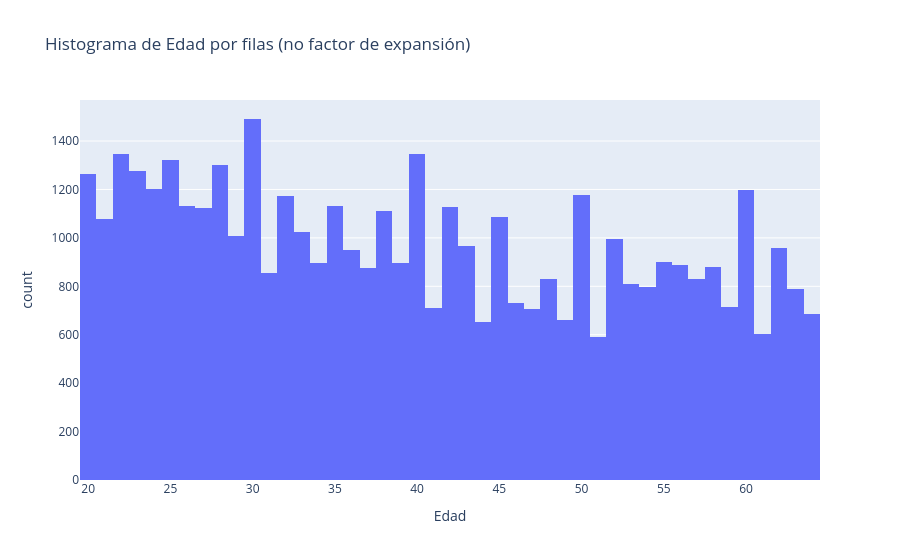

Here is the notebook cell this chart was saved with:
### Code cell
fig = px.histogram(modulo_personas_df, x='edad', nbins=50,
                   title='Histograma de Edad por filas (no factor de expansión)',
                   labels={'edad': 'Edad'})
# Mostrar el gráfico
fig.show()

### Figure 1 — Plotly figure (JSON) as saved in the notebook; plotly's stock layout.template omitted (floating-point values rounded to 4 significant figures; data arrays with more than 128 entries replaced by an {"elided": "..."} marker saying what was removed)
{"data": [{"bingroup": "x", "hovertemplate": "Edad=%{x}<br>count=%{y}<extra></extra>", "legendgroup": "", "marker": {"color": "#636efa", "pattern": {"shape": ""}}, "name": "", "nbinsx": 50, "orientation": "v", "showlegend": false, "type": "histogram", "x": {"elided": "44099 int values"}, "xaxis": "x", "yaxis": "y"}], "layout": {"barmode": "relative", "legend": {"tracegroupgap": 0}, "title": {"text": "Histograma de Edad por filas (no factor de expansión)"}, "xaxis": {"anchor": "y", "domain": [0, 1], "title": {"text": "Edad"}}, "yaxis": {"anchor": "x", "domain": [0, 1], "title": {"text": "count"}}}}
